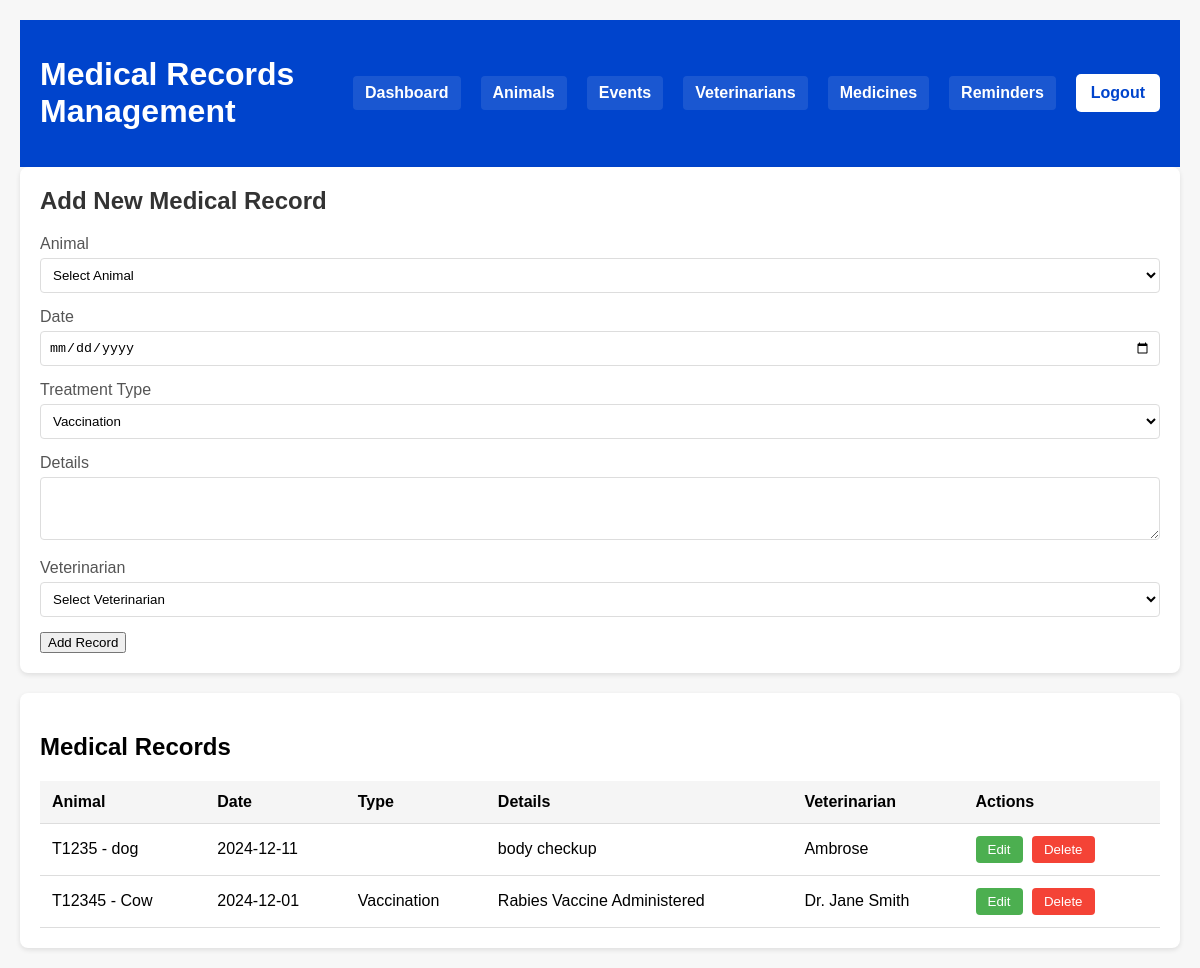
Page /medical_records.php (signed in) on the committed database.
### tables this page shows
CREATE TABLE `medical_records` (
  `record_id` int(11) NOT NULL,
  `animal_id` int(11) NOT NULL,
  `date` date NOT NULL,
  `type` enum('Vaccination','Treatment','Diagnosis') NOT NULL,
  `details` text DEFAULT NULL,
  `vet_id` int(11) NOT NULL
);

CREATE TABLE `animals` (
  `animal_id` int(11) NOT NULL,
  `tag_number` varchar(50) NOT NULL,
  `species` varchar(100) NOT NULL,
  `breed` varchar(100) DEFAULT NULL,
  `dob` date DEFAULT NULL,
  `gender` enum('Male','Female') NOT NULL,
  `farm_id` int(11) NOT NULL
);

CREATE TABLE `veterinarians` (
  `vet_id` int(11) NOT NULL,
  `name` varchar(255) NOT NULL,
  `contact_info` varchar(255) DEFAULT NULL,
  `license_number` varchar(100) NOT NULL
);

### medical_records.php (the view, shortened to what this page needs)
<?php
require 'db.php';
$farm_id = $_SESSION['farm_id'];
$query = "SELECT mr.*, a.tag_number, a.species, v.name as vet_name
          FROM medical_records mr
          JOIN animals a ON mr.animal_id = a.animal_id
          LEFT JOIN veterinarians v ON mr.vet_id = v.vet_id
          WHERE a.farm_id = ?
          ORDER BY mr.date DESC";
$stmt = $conn->prepare($query);
$stmt->bind_param("i", $farm_id);
$stmt->execute();
$records = $stmt->get_result()->fetch_all(MYSQLI_ASSOC);
?>
<!DOCTYPE html>
<html lang="en">
<head>
    <link rel="stylesheet" href="farm.css">
    <link rel="stylesheet" href="animals.css">
</head>
<body>
    <div class="dashboard-container">
        <header>
            <h1>Medical Records Management</h1>
            <nav>
                <a href="dashboard.php">Dashboard</a>
               <a href="animals.php">Animals</a>
                <a href="events.php">Events</a>
                <a href="veterinarians.php">Veterinarians</a>
                <a href="medicines.php">Medicines</a>
                <a href="reminders.php">Reminders</a>
                <a href="logout.php" class="logout-btn">Logout</a>
            </nav>
        </header>
        <section class="animal-form">
            <h2>Add New Medical Record</h2>
            <form method="POST">
                <div class="form-group">
                    <label for="animal_id">Animal</label>
                    <select id="animal_id" name="animal_id" required>
                        <option value="">Select Animal</option>
                    </select>
                </div>
                <div class="form-group">
                    <label for="date">Date</label>
                    <input type="date" id="date" name="date" required>
                </div>
                <div class="form-group">
                    <label for="type">Treatment Type</label>
                    <select id="type" name="type" required>
                        <option value="Vaccination">Vaccination</option>
                    </select>
                </div>
                <div class="form-group">
                    <label for="details">Details</label>
                    <textarea id="details" name="details" required rows="3"></textarea>
                </div>
                <div class="form-group">
                    <label for="vet_id">Veterinarian</label>
                    <select id="vet_id" name="vet_id" required>
                        <option value="">Select Veterinarian</option>
                    </select>
                </div>
                <button type="submit" name="submit" class="submit-btn">Add Record</button>
            </form>
        </section>
        <section class="animals-list">
            <h2>Medical Records</h2>
            <table>
                <thead>
                    <tr>
                        <th>Animal</th>
                        <th>Date</th>
                        <th>Type</th>
                        <th>Details</th>
                        <th>Veterinarian</th>
                        <th>Actions</th>
                    </tr>
                </thead>
                <tbody>
                    <?php foreach ($records as $record): ?>
                        <tr>
                            <td><?php echo htmlspecialchars($record['tag_number'] . ' - ' . $record['species']); ?></td>
                            <td><?php echo htmlspecialchars($record['date']); ?></td>
                            <td><?php echo htmlspecialchars($record['type']); ?></td>
                            <td><?php echo htmlspecialchars($record['details']); ?></td>
                            <td><?php echo htmlspecialchars($record['vet_name']); ?></td>
                            <td class="actions">
                                <button onclick="editRecord(<?php echo htmlspecialchars(json_encode($record)); ?>)"
                                        class="edit-btn">Edit</button>
                                <form method="POST" style="display: inline;">
                                    <button type="submit" name="delete" class="delete-btn"
                                            onclick="return confirm('Are you sure you want to delete this record?')">
                                        Delete
                                    </button>
                                </form>
                            </td>
                        </tr>
                    <?php endforeach; ?>
                </tbody>
            </table>
        </section>
    </div>
</body>
</html>

### farm.css (style rules this page uses)
body { font-family: Arial, sans-serif; margin: 0; padding: 0; background: #f7f7f7; }
.dashboard-container { max-width: 1200px; margin: 0 auto; padding: 20px; }
header { display: flex; justify-content: space-between; align-items: center; background: #0044cc; color: white; padding: 15px 20px; }
header nav a { color: white; text-decoration: none; font-weight: bold; padding: 8px 12px; border-radius: 4px; transition: background-color 0.3s; }
.logout-btn { background: white; color: #0044cc; padding: 10px 15px; border: none; border-radius: 5px; text-decoration: none; }

### animals.css (style rules this page uses)
.animal-form { background: white; padding: 20px; border-radius: 8px; margin-bottom: 20px; box-shadow: 0 2px 5px rgba(0, 0, 0, 0.1); }
.animal-form h2 { margin-top: 0; color: #333; }
.form-group { margin-bottom: 15px; }
.form-group label { display: block; margin-bottom: 5px; color: #555; }
.form-group input, .form-group select { width: 100%; padding: 8px; border: 1px solid #ddd; border-radius: 4px; box-sizing: border-box; }
.animals-list { background: white; padding: 20px; border-radius: 8px; box-shadow: 0 2px 5px rgba(0, 0, 0, 0.1); }
.animals-list table { width: 100%; border-collapse: collapse; margin-top: 10px; }
.animals-list th, .animals-list td { padding: 12px; text-align: left; border-bottom: 1px solid #ddd; }
.animals-list th { background-color: #f5f5f5; font-weight: 600; }
.actions { white-space: nowrap; }
.edit-btn, .delete-btn { padding: 6px 12px; border: none; border-radius: 4px; cursor: pointer; margin-right: 5px; }
.edit-btn { background-color: #4CAF50; color: white; }
.delete-btn { background-color: #f44336; color: white; }
nav { display: flex; gap: 10px; align-items: center; }
nav a { color: white; text-decoration: none; padding: 5px 10px; border-radius: 4px; }
nav a:not(.logout-btn) { background: rgba(255, 255, 255, 0.1); }
.form-group textarea { width: 100%; padding: 8px; border: 1px solid #ddd; border-radius: 4px; box-sizing: border-box; resize: vertical; font-family: inherit; }
.form-group select { background-color: white; }
.animals-list td:nth-child(4) { max-width: 300px; white-space: pre-wrap; word-wrap: break-word; }
nav a { padding: 8px 16px; margin-left: 10px; border-radius: 4px; background-color: rgba(255, 255, 255, 0.1); transition: background-color 0.2s; }

### rows in the picture
medical_records: animal.species "T1235 - dog", date "2024-12-11", details "body checkup", vet.name "Ambrose"
medical_records: animal.species "T12345 - Cow", date "2024-12-01", type "Vaccination", details "Rabies Vaccine Administered", vet.name "Dr. Jane Smith"
